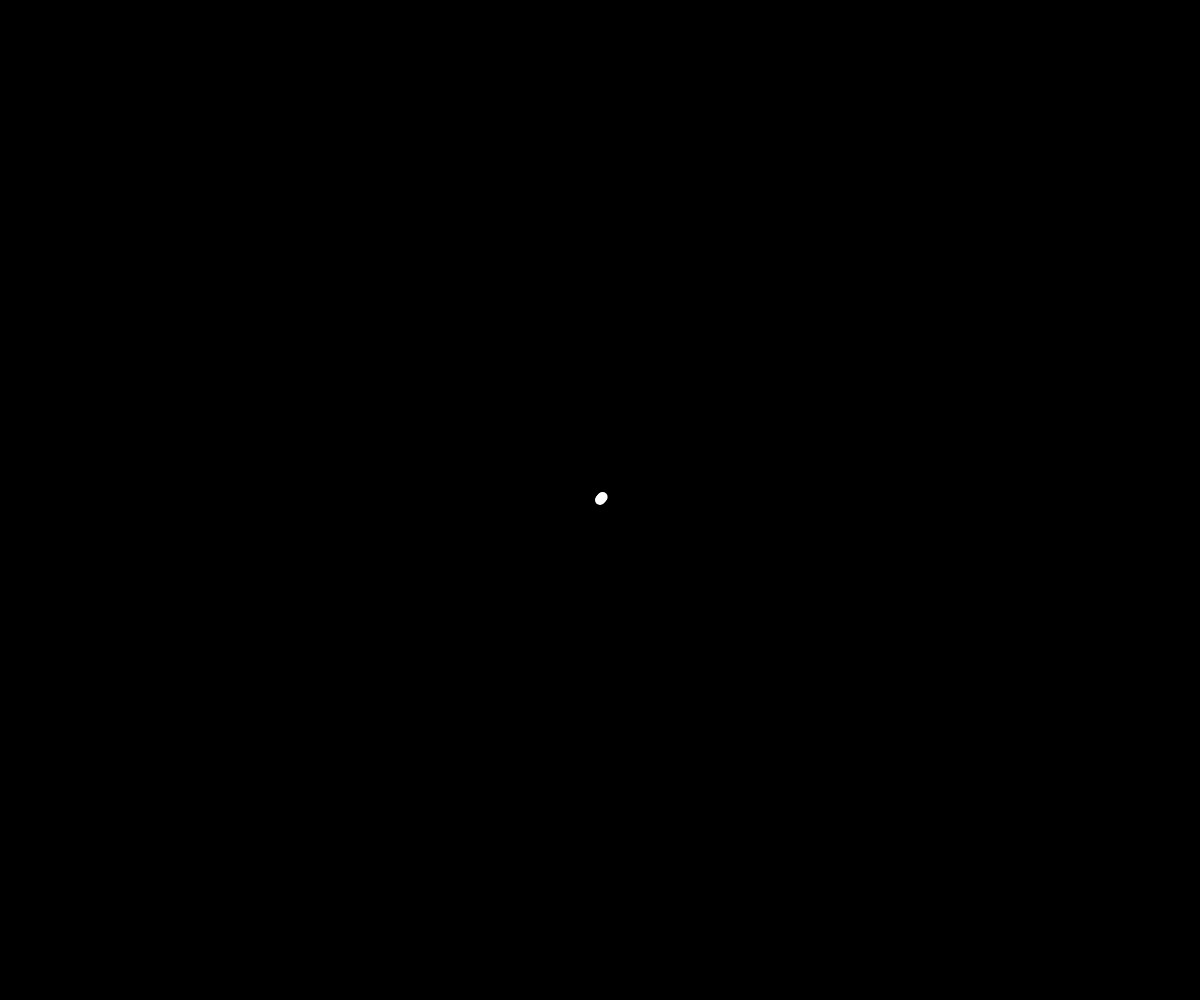
Frame 1 (no input)
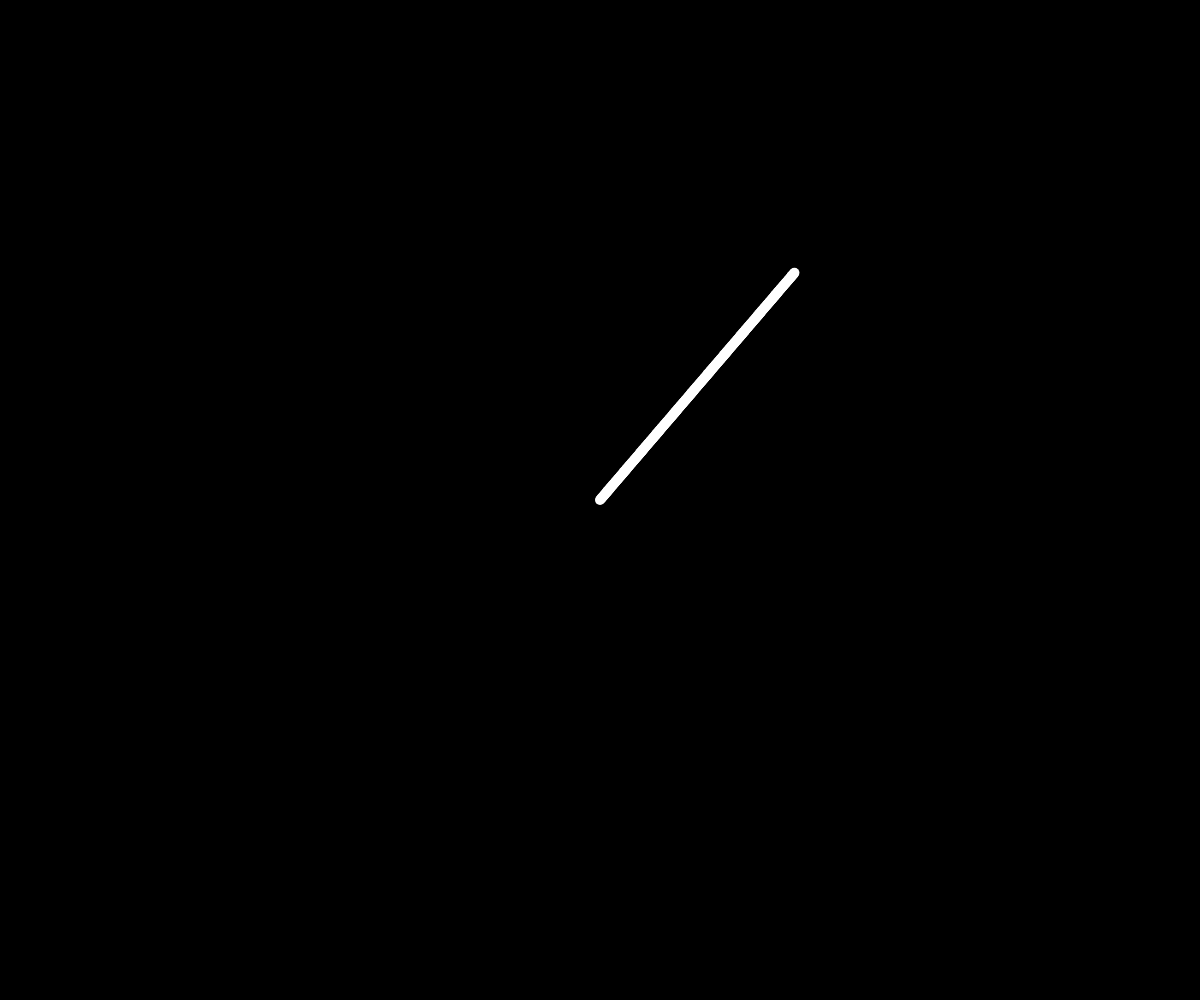
Frame 60 (no input)
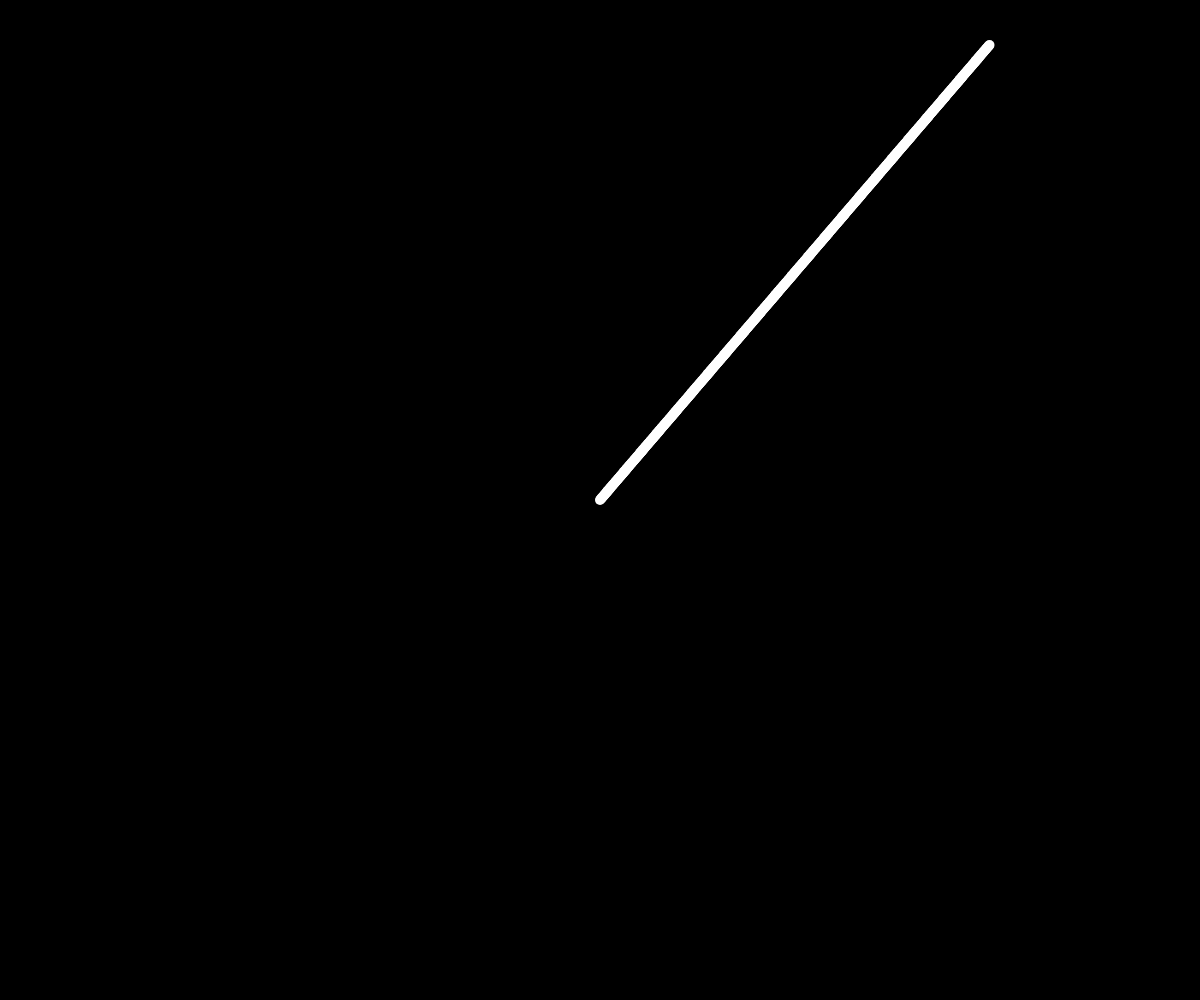
Frame 120 (the mouse pressed at the canvas centre since frame 60)

The p5.js sketch that drew these frames (run headless with seeded random() and noise() and a simulated clock; from frame 60 on, the mouse is pressed at the canvas centre):

// p5.js sketch
// ── sketch.js
let angle = 15;
let xPos;
let yPos;

let step = 1;
let AngleCount = 3;

function setup() {
  width = window.innerWidth;
  height = window.innerHeight;
  createCanvas(width, height);
  background(0);
  xPos = width/2;
  yPos = height/2;
}

function draw() {

  for (let x = 0; x <5; x++) {
    stroke(255);
    strokeWeight(10);
    point(xPos,yPos);

    xPos += sin(angle)*step;
    yPos += cos(angle)*step;

    if(xPos>width || xPos <0 || yPos>height || yPos<0){
      angle = bounce(xPos,yPos);
    }
  }

  
}


function bounce(x, y){

  step = 90/AngleCount;
  value = 90/(AngleCount*2); 
  angles = [];

  for (let i = value; i<=90; i += step){
    angles.push(value);
    angles.push(value*-1);
    value+=step;
  }

  let newAngle = angles[int(random(0,angles.length))]

  console.log(newAngle);
  
  if(y<0){
    return newAngle;
  }
  
  else if(y>height){
    return newAngle + 180;
  }

  else if(x<0){
    return newAngle + 270;
  }
  
  else if(x>width){
    return newAngle + 90;
  }
}
